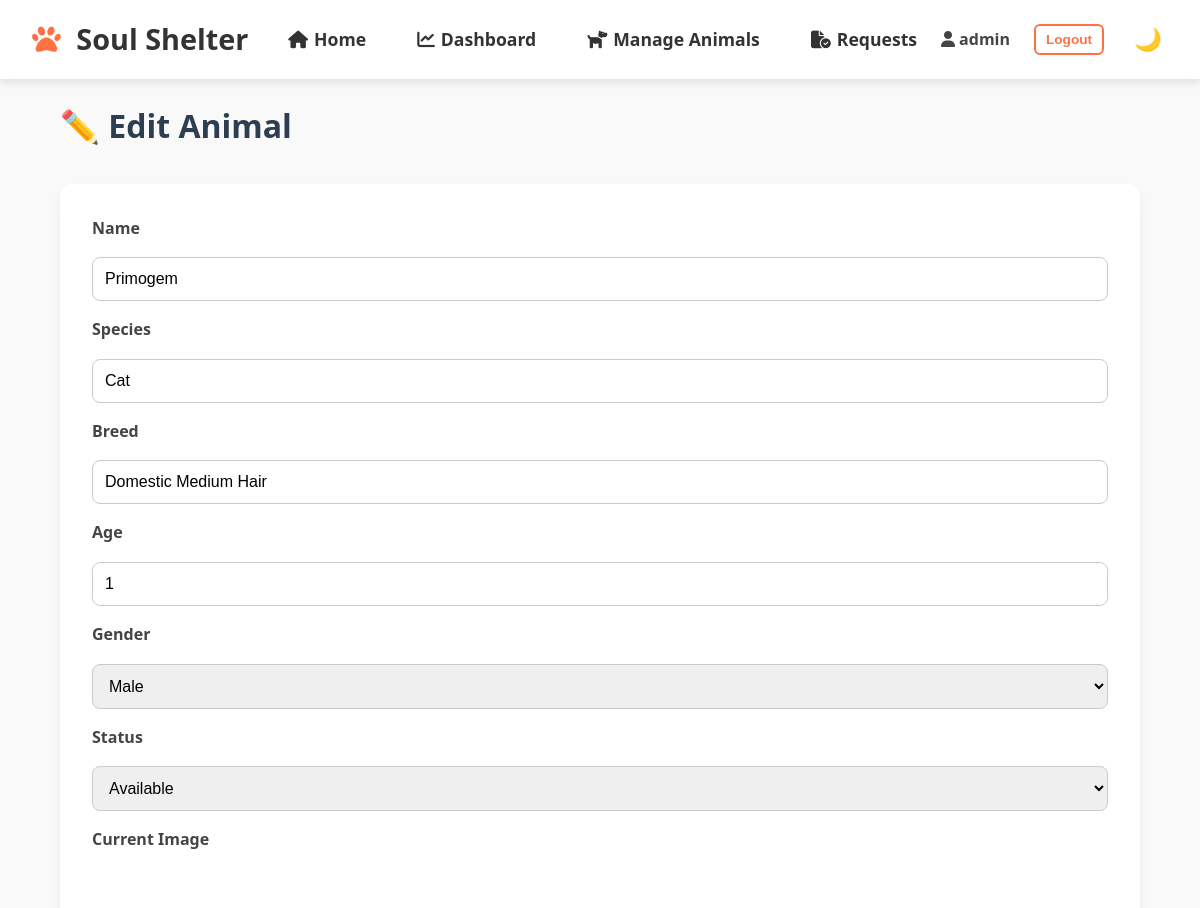
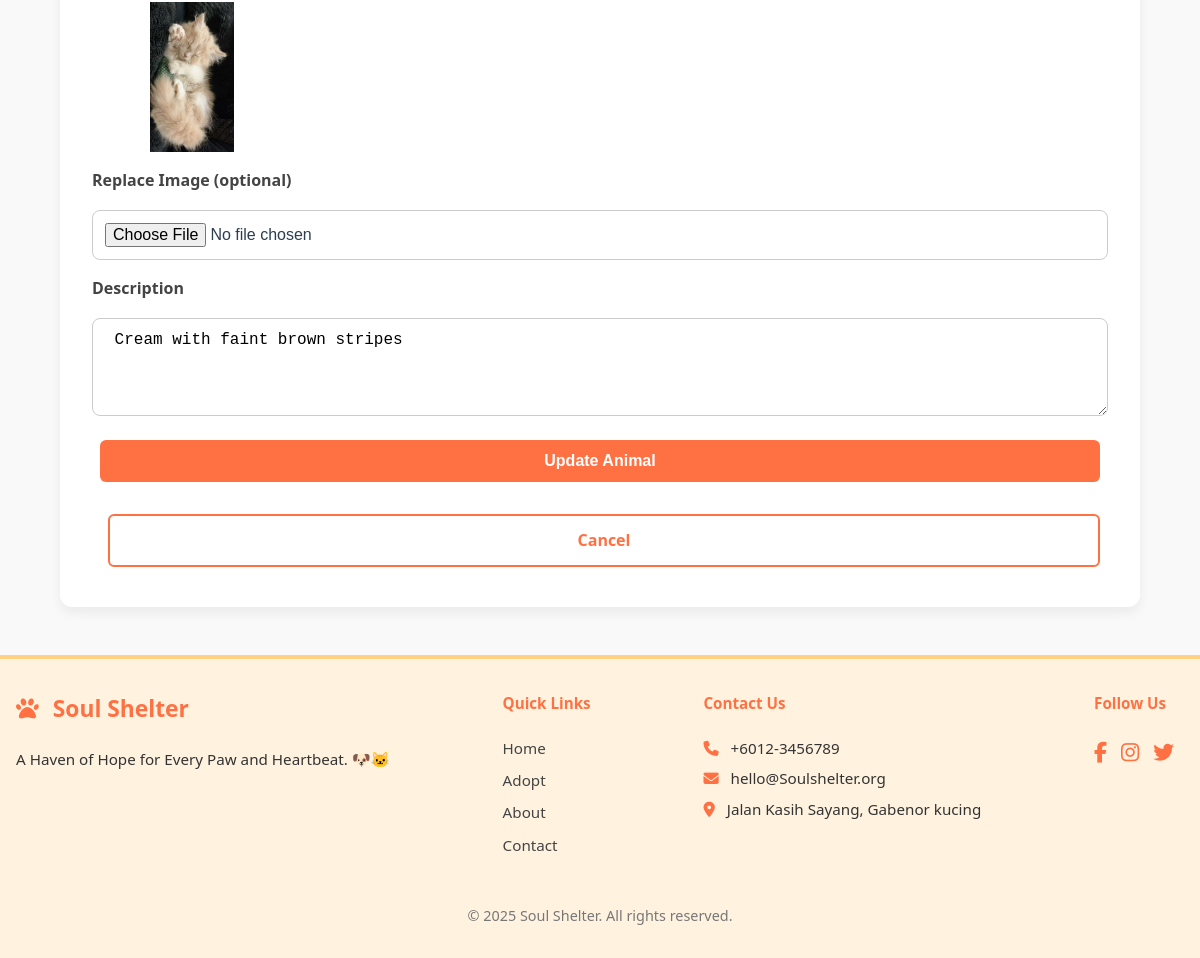
Screenshot of /admin/animal-edit.php?id=52 (signed in) with the database file from the repository (2 pictures, top to bottom).
### tables this page shows
CREATE TABLE `animals` (
  `animal_id` int(11) NOT NULL,
  `name` varchar(100) NOT NULL,
  `species` varchar(50) DEFAULT NULL,
  `breed` varchar(100) DEFAULT NULL,
  `age` int(11) DEFAULT NULL,
  `gender` enum('jantan','betina') DEFAULT NULL,
  `status` enum('available','adopted') DEFAULT 'available',
  `description` text DEFAULT NULL,
  `image` varchar(255) DEFAULT NULL,
  `date_added` timestamp NOT NULL DEFAULT current_timestamp()
);

### admin/animal-edit.php (the view, shortened to what this page needs)
<?php
include('../includes/db.php');
include('../includes/header.php');
$id = $_GET['id'] ?? null;
$stmt = $conn->prepare("SELECT * FROM animals WHERE animal_id = ?");
$stmt->bind_param("i", $id);
$stmt->execute();
$result = $stmt->get_result();
$animal = $result->fetch_assoc();
?>
<main class="container" data-aos="fade-up">
  <h1>✏️ Edit Animal</h1>
  <div class="card-box">
    <form action="animal-edit.php?id=<?php echo $id; ?>" method="POST" enctype="multipart/form-data" class="animal-form">
      <label>Name</label>
      <input type="text" name="name" required value="<?php echo htmlspecialchars($animal['name']); ?>">
      <label>Species</label>
      <input type="text" name="species" required value="<?php echo htmlspecialchars($animal['species']); ?>">
      <label>Breed</label>
      <input type="text" name="breed" value="<?php echo htmlspecialchars($animal['breed']); ?>">
      <label>Age</label>
      <input type="number" name="age" required value="<?php echo htmlspecialchars($animal['age']); ?>">
      <label>Gender</label>
      <select name="gender">
        <option value="jantan" <?= $animal['gender'] == 'jantan' ? 'selected' : '' ?>>Male</option>
      </select>
      <label>Status</label>
      <select name="status">
        <option value="available" <?= $animal['status'] == 'available' ? 'selected' : '' ?>>Available</option>
      </select>
      <label>Current Image</label><br>
      <?php if (!empty($animal['image'])): ?>
        <img src="../assets/images/<?php echo $animal['image']; ?>"
             alt="Current Image"
             style="max-width: 200px; max-height: 150px; object-fit: contain; border-radius: 8px; display: block;">
      <?php else: ?>
        <p><i>No image uploaded</i></p>
      <?php endif; ?>
      <label>Replace Image (optional)</label>
      <input type="file" name="image" accept="image/*">
      <label>Description</label>
      <textarea name="description" rows="4"><?php echo htmlspecialchars($animal['description']); ?></textarea>
      <button type="submit" class="btn">Update Animal</button>
      <a href="manage-animals.php" class="btn btn-outline">Cancel</a>
    </form>
  </div>
</main>
<?php include('../includes/footer.php'); ?>

### assets/css/style.css (style rules this page uses)
body { font-family: 'Fredoka', sans-serif; margin: 0; padding: 0; background: #f2dbbf; color: #333; line-height: 1.6; }
.container { padding: 0 5%; max-width: 1100px; margin: auto; }
.btn { padding: 0.7rem 1.5rem; background: #ff7043; color: white; border: none; border-radius: 5px; text-decoration: none; font-weight: bold; margin: 0.5rem; display: inline-block; transition: background 0.3s; }
.btn-outline { background: transparent; border: 2px solid #ff7043; color: #ff7043; }
.card-box { background: #ffffff; border-radius: 12px; padding: 2rem; box-shadow: 0 6px 12px rgba(0, 0, 0, 0.06); margin-top: 2rem; overflow-x: auto; }
.animal-form { display: flex; flex-direction: column; gap: 1rem; }
.animal-form label { font-weight: bold; color: #444; }
.animal-form input, .animal-form select, .animal-form textarea { padding: 0.75rem; border: 1px solid #ccc; border-radius: 8px; font-size: 1rem; }
.animal-form button, .animal-form a.btn-outline { padding: 0.75rem 1.5rem; font-size: 1rem; border-radius: 6px; cursor: pointer; text-align: center; text-decoration: none; }
.animal-form .btn { background: #ff7043; color: white; border: none; }
.animal-form .btn-outline { border: 2px solid #ff7043; color: #ff7043; background: transparent; margin-left: 1rem; }

### includes/header.php (style rules this page uses)
:root { --primary: #6a4c93; --secondary: #8a5a44; --accent: #f8a5c2; --light: #f7f1e3; --dark: #2c3e50; --success: #2ecc71; --info: #3498db; }
body { font-family: 'Segoe UI', Tahoma, Geneva, Verdana, sans-serif; line-height: 1.6; color: var(--dark); background-color: #f9f9f9; margin: 0; padding: 0; }
main { max-width: 1200px; margin: 0 auto; padding: 20px; }

### rows the page displays
animals: name "Primogem", species "Cat", breed "Domestic Medium Hair", age "1", status "Available", image (picture), description "Cream with faint brown stripes"

### other values shown
$_SESSION['username'] "admin"
